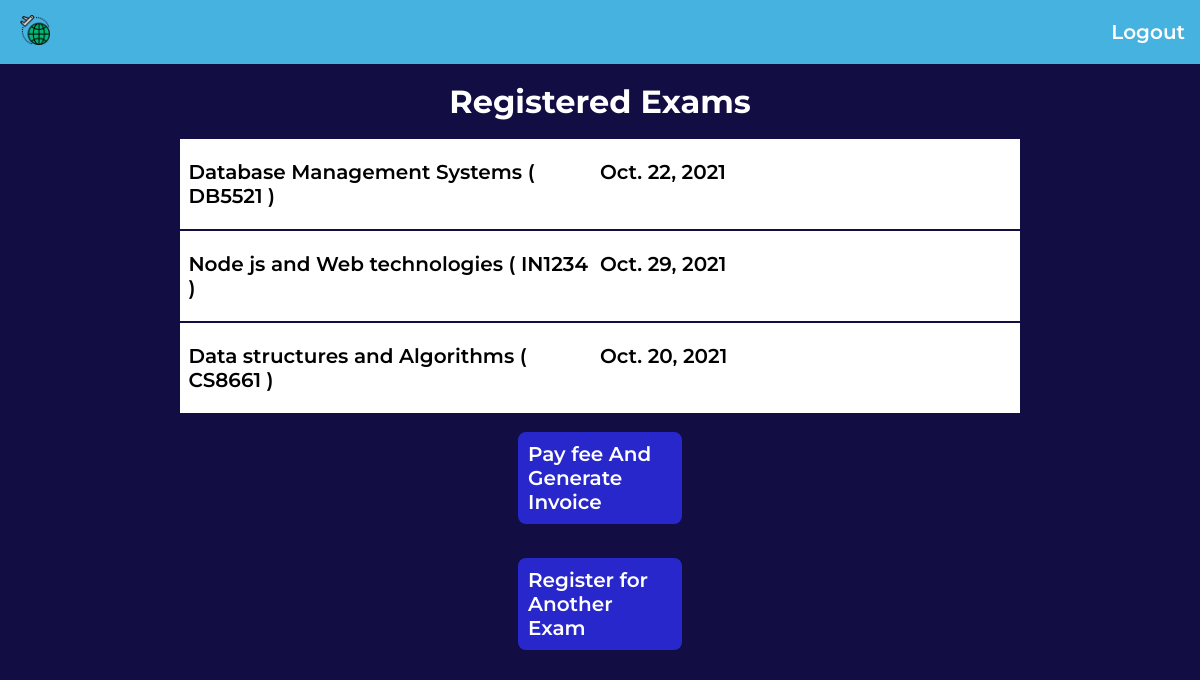
Page /display (signed in) on the earlier database version.
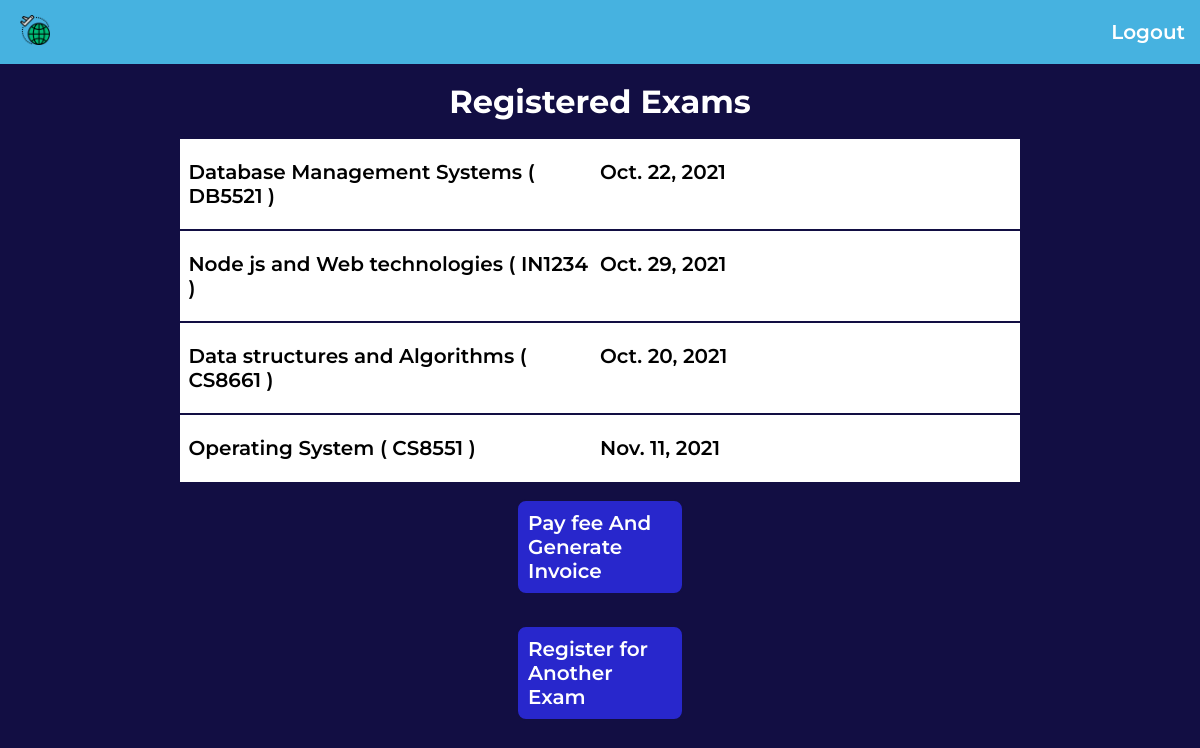
Same page on the later database version.
### register/models.py (models this page shows, shortened)
class RegisteredExam(models.Model):
    student = models.ForeignKey(Student,null=True,on_delete=SET_NULL)
    exam = models.ForeignKey(Exam,null=True, on_delete=SET_NULL)
    date_created = models.DateTimeField(auto_now_add=True)

class Exam(models.Model):
    examName = models.CharField(max_length=200)
    examCode = models.CharField(max_length=7)
    examDate = models.DateField(auto_now=False,auto_now_add=False)
    is_selected = models.BooleanField(default=False)
    date_created = models.DateTimeField(auto_now_add=True)

### register/views.py (the view)
# urls.py: path('display',displaySelected,name="displaySelected"),
@login_required(login_url='accounts/login')
def displaySelected(request):
    regExam = RegisteredExam.objects.all().distinct()
    data = {
        'regExam':regExam
    }
    return render(request,'display.html',data)

### templates/display.html (shortened to what this page needs)
{% extends 'base.html' %}
{% load static %}
{% block content %}
<h1 class="title">Registered Exams</h1>
<div method="post" action="{% url 'registerExam' %}" class="container">
    {% for reg in regExam %}
    {% if reg.student.studentUser.username == user.username %}
    <div class="item">
        <div class="name">
            <p>{{reg.exam.examName}} ( {{reg.exam.examCode}} )</p>
        </div>
        <div class="date">
            <p>{{reg.exam.examDate}}</p>
        </div>
    </div>
    {% endif %}
    {% endfor %}
    <a type="submit" class="submita" href="{% url 'pdf' %}">Pay fee And Generate Invoice</a>
    <a type="submit" class="submita" href="{% url 'regAgain' %}">Register for Another Exam</a>
</div>
{% endblock %}

### templates/base.html (shortened to what this page needs)
{% load static %}
<!DOCTYPE html>
<html lang="en">
<head>
    <link rel="stylesheet" href="{% static 'dash2.css' %}">
    <link rel="stylesheet" href="{% static 'logcss.css' %}">
</head>
<body>
    <nav class="navbar">
        <div class="leftnav">
            <img src="{% static 'departure.png' %}" alt="#" width="30" height="30">
        </div>
        <div class="rightnav">
            {% if  user.is_authenticated %}
            <ul>
                <a href="{% url 'logoutUser' %}"  class="alog"><li class="log">Logout</li></a>
            </ul>
            {% endif %}
        </div>
    </nav>
    {% block content %}
    {% endblock %}
</body>
</html>

### static/dash2.css (style rules this page uses)
* { padding: 0; margin: 0; box-sizing: border-box; }
body { background-color:#120E43 ; font-family: 'Montserrat', sans-serif; font-weight: 600; display: flex; flex-direction: column; justify-content: center; align-items: center; }
.navbar { width: 100%; background-color: #46B2E0; display: flex; flex-direction: row; justify-content: space-between; align-items:center; }
.leftnav img { margin: 15px 20px; }
.rightnav li { display: inline-block; list-style: none; font-size: 20px; }
.rightnav a { text-decoration: none; color: #fff; }
.rightnav { display: flex; flex-direction: row; }
.title { color: #fff; margin: 1.5% 0%; }
.container { display: flex; color: #fff; flex-direction: column; width: 70%; justify-content: center; align-items: center; font-size: 20px; }
.container>.item { display: grid; width: 100%; grid-template-columns: 50% 30% 20%; border-bottom: #120E43 2px solid; justify-content: center; color: #000; background-color: #fff; }
.name { margin: 5% 0% 5% 2%; }
.date { margin: 8.5% 0%; }
.submita { padding: 10px 10px; margin: 15px 0px; width: 20%; font-size: 20px; color: #fff; background-color:#2827CC ; border: #120E43 2px solid; border-radius: 10px; text-decoration: none; }
.alog { margin: 0px; padding: 0px; }
.log { padding: 20px 15px; margin: 0px; }

### static/logcss.css (style rules this page uses)
* { padding: 0%; margin: 0%; box-sizing: border-box; }

Differences in the rows shown:
added RegisteredExam: exam.examName "Operating System", exam.examCode "CS8551", exam.examDate "Nov. 11, 2021"
